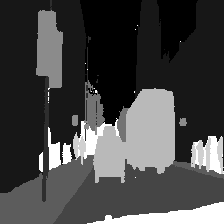
#> input picture camvid/labels/0001TP_006750.png, 224 x 224 px; its folder holds 4 pictures in this run
$ python generate_sparse.py
#> lines starting #> are read from the running program, lines starting #| are printed output that depends on the picture; long printed decimals are rounded
import glob
import cv2
import numpy as np
import csv
import argparse
import ntpath
import PIL
from PIL import Image
import random
import os.path
import os, os.path
from os import listdir
from os.path import isfile, join
import math


if not os.path.exists('sparse'):
    os.makedirs('sparse')

NUM_LABELS = 350


for filename in glob.glob('labels/*.png'): #imagenes test a crear patches


	img = cv2.imread(filename, 0)
#> img is the input picture: shape (224, 224); min 0, max 11, mean 3.01
	sparse = cv2.imread(filename, 0)
	sparse[:,:] = 255
#> sparse: shape (224, 224); every value is 255

	i_size, j_size = img.shape
#> i_size = 224; j_size = 224


	init_i = (i_size  - math.sqrt(NUM_LABELS) * math.trunc(i_size/math.sqrt(NUM_LABELS)) -1)/2
#> init_i = 8.6
	init_j = (j_size  - math.sqrt(NUM_LABELS) * math.trunc(j_size/math.sqrt(NUM_LABELS))-1)/2
#> init_j = 8.6


	for i in xrange(math.trunc(math.sqrt(NUM_LABELS))+1):
		for j in xrange(math.trunc(math.sqrt(NUM_LABELS))+1):
			i_point = int(i * math.trunc(j_size/math.sqrt(NUM_LABELS)) + init_i)
			j_point= int(j * math.trunc(j_size/math.sqrt(NUM_LABELS))+ init_j)

			sparse[i_point,j_point] = img[i_point,j_point]
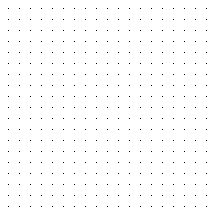
#> sparse: shape (224, 224); min 0, max 255, mean 253.2


	cv2.imwrite('sparse/' + ntpath.basename(filename) ,sparse)
#> pass 2 of the loop `for filename in glob.glob('labels/*.png'):`:
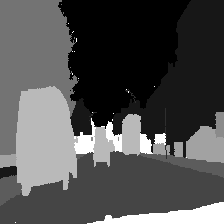
#> input picture camvid/labels/0001TP_007530.png, 224 x 224 px
#> img is the input picture: shape (224, 224); min 0, max 11, mean 3.49
#> the loop `for i in xrange(math.trunc(math.sqrt(NUM_LABELS))+1):` made 19 passes
#> after the loop `for i in xrange(math.trunc(math.sqrt(NUM_LABELS))+1):`:
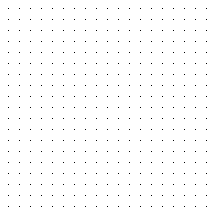
#> sparse: shape (224, 224); min 0, max 255, mean 253.2
#> pass 3 of the loop `for filename in glob.glob('labels/*.png'):`:
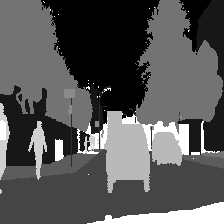
#> input picture camvid/labels/0001TP_008790.png, 224 x 224 px
#> img is the input picture: shape (224, 224); min 0, max 11, mean 3.76
#> after the loop `for i in xrange(math.trunc(math.sqrt(NUM_LABELS))+1):`:
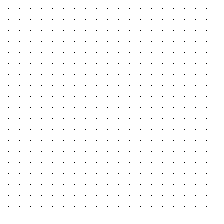
#> sparse: shape (224, 224); min 0, max 255, mean 253.2
#> the loop made 4 passes; the first 3 are shown


print('procentaje sobre inicial')
print(NUM_LABELS/480.0/360.0)
#| 0.002025
print('uno de cada X pixeles reales, sparse')
print(600.0*600.0/NUM_LABELS)
#| 1028.571
